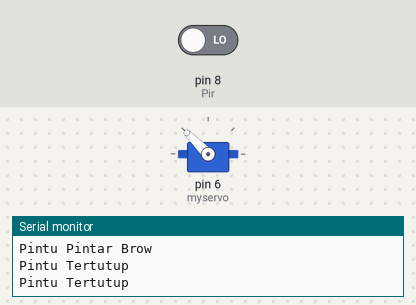
The sketch below on a simulated Arduino Uno, built with avr-gcc and run on an emulated ATmega328P. On the bench: servo, the last lines printed to the serial monitor. The inputs (shaded band) are chosen by the test bench; at power-on: pin 8 (Pir) LOW.

Above: at 8.8 s.
8.9 s: pin 8 (Pir) driven HIGH
At 15.1 s:
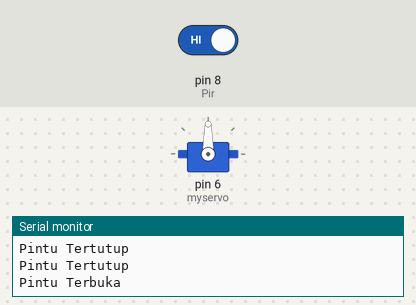
18.2 s: pin 8 (Pir) driven LOW
At 21.7 s:
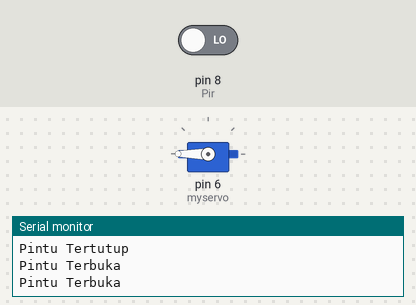
Timing chart, 0 to 33.5 s (numbered marks = the images above; inputs shaded):
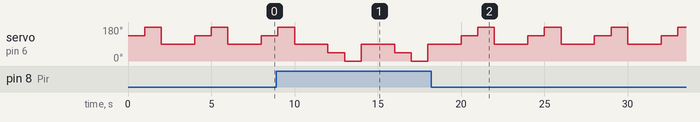

The sketch:

sketch.ino
```cpp
#include <Servo.h>
int Pir = 8;
int statusPir = 0;
Servo myservo;

void setup() {
  // put your setup code here, to run once:
  Serial.begin(9600);
  Serial.println("Pintu Pintar Brow");
  myservo.attach(6);
  pinMode(Pir, INPUT);

}

void loop() {
  // put your main code here, to run repeatedly:
  statusPir = digitalRead(Pir);
  if(statusPir == HIGH){
    myservo.write(45);  // Turn Servo ke kiri 45 degrees
    delay(1000);
    myservo.write(0);   // Turn Servo ke kiri to 0 degrees
    delay(1000);
    myservo.write(90);  // Turn Servo ke posisi center position (90 degrees)
    delay(1000);
    Serial.println("Pintu Terbuka");
  }else {
    myservo.write(135); // Turn Servo Ke kanan 135 degrees
    delay(1000);
    myservo.write(180); // Turn Servo ke kanan 180 degrees
    delay(1000);
    myservo.write(90);  // Turn Servo ke posisi center position (90 degrees)
    delay(1000);
    Serial.println("Pintu Tertutup");
  }
  delay(1000);
}
```

Measured:
- by itself, servo on pin 6 (myservo): repeats every 4.0 s: 180° 1.0 s, 90° 2.0 s, 135° 1.0 s
